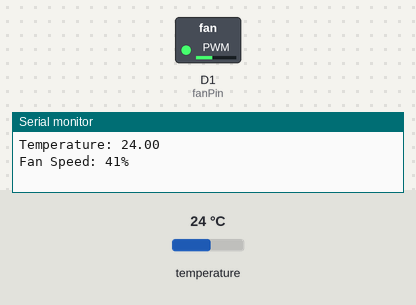
The sketch below on a simulated ESP8266 (NodeMCU). On the bench: switched loads named in the sketch (green lamp = pin HIGH), the last lines printed to the serial monitor. The inputs (shaded band) are chosen by the test bench; at power-on: temperature 24 °C.

Above: at 1.5 s.
1.6 s: temperature set to 12 °C
At 3.7 s:
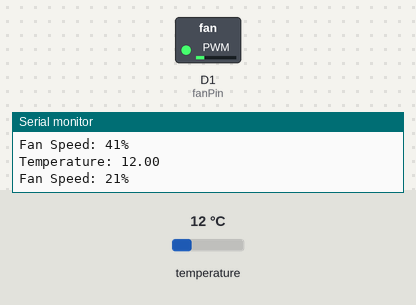
4.0 s: temperature set to 33 °C
At 5.4 s:
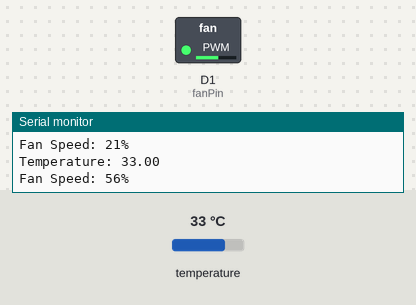
Timing chart, 0 to 7.0 s (numbered marks = the images above; inputs shaded):
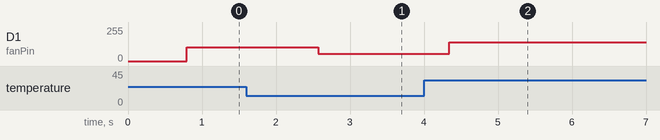

Measured:
- after the input at 1.6 s, D1 (fanPin): 104/255 → 53/255 after 0.97 s
- after the input at 4.0 s, D1 (fanPin): 53/255 → 142/255 after 0.34 s

The sketch:

temperatureControlledFan.ino
```cpp
#include <OneWire.h>
#include <DallasTemperature.h>

#define D1 5 // fan assigning the ESP8266 pin to arduino pin
#define ONE_WIRE_BUS 12 // thermometer

int fanPin = 5;
int dutyCycle = 0;

// Setup a oneWire instance to communicate with OneWire device
OneWire oneWire(ONE_WIRE_BUS);

// Pass our oneWire reference to Dallas Temperature.
DallasTemperature sensors(&oneWire);

void setup() {
  Serial.begin(115200);

  pinMode(fanPin, OUTPUT); // sets the pins as outputs:

  sensors.begin(); // Start up the library

  analogWriteRange(100); // to have a range 1 - 100 for the fan
  analogWriteFreq(10000);
}

float readSensorTemp() {
  sensors.requestTemperatures(); // Send the command to get temperatures
  Serial.print("Temperature: ");
  Serial.println(sensors.getTempCByIndex(0));
  return sensors.getTempCByIndex(0);
}

void controlFanSpeed (int fanSpeedPercent) {
  Serial.print("Fan Speed: ");
  Serial.print(fanSpeedPercent);
  Serial.println("%");
  analogWrite(fanPin, fanSpeedPercent); // set the fan speed
}

void loop() {
  float sensorTemp = readSensorTemp(); // Request sensor value

  // Map (change) the sensor reading of <=5 to >=60 to a value between 10 and 100
  int fanSpeedPercent = map(sensorTemp, 5, 60, 10, 100);

  controlFanSpeed (fanSpeedPercent); // Update fan speed
  delay(1000);
}
```
